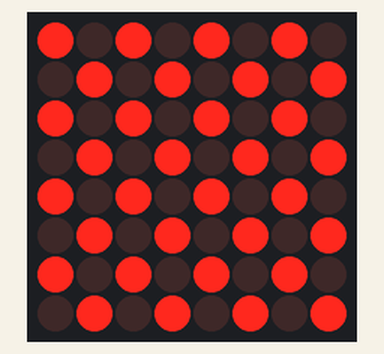
Simulated run of this sketch. Board: ATtiny85, built with avr-gcc and run on an emulated ATtiny85. On the bench: 8×8 LED matrix. Wiring (inferred from the names in the program): MAX7219 LED driver (orientation assumed): data PB0; clock PB2; CS PB3.

Above: at 0.1 s.
At 0.8 s:
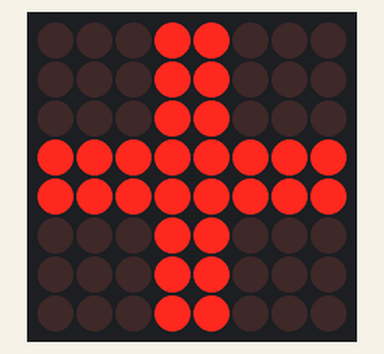
At 1.5 s:
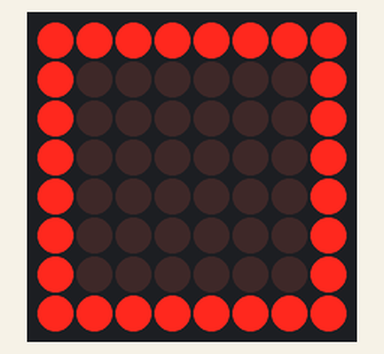
At 2.2 s:
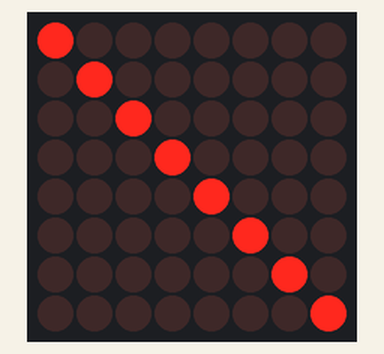

Measured:
- by itself, everything shown: repeats every 6.8 s, in 68 steps
- what the display in image 1 shows lasts 0.7 s, from 0.7 s to 1.4 s

The sketch:

SK75_Patterns.ino
```cpp
/*
  Softera Lab · Matrix Solder Kit · SK-75
  Static patterns + simple bounce — good first flash / soldering check.

  Same pin map as SK75_Demo:
    DIN = D0 (PB0) · CS = D3 (PB3) · CLK = D2 (PB2)
*/

#include "SoftteraMax7219.h"

static const uint8_t PIN_DIN = 0;
static const uint8_t PIN_CS  = 3;
static const uint8_t PIN_CLK = 2;

SoftteraMax7219 matrix(PIN_DIN, PIN_CS, PIN_CLK, 1);

const uint8_t PATTERNS[][8] PROGMEM = {
  { // checker
    0b10101010, 0b01010101, 0b10101010, 0b01010101,
    0b10101010, 0b01010101, 0b10101010, 0b01010101
  },
  { // cross
    0b00011000, 0b00011000, 0b00011000, 0b11111111,
    0b11111111, 0b00011000, 0b00011000, 0b00011000
  },
  { // border
    0b11111111, 0b10000001, 0b10000001, 0b10000001,
    0b10000001, 0b10000001, 0b10000001, 0b11111111
  },
  { // diagonal
    0b10000000, 0b01000000, 0b00100000, 0b00010000,
    0b00001000, 0b00000100, 0b00000010, 0b00000001
  }
};

void showPat(uint8_t idx) {
  for (uint8_t r = 0; r < 8; r++) {
    matrix.setRow(0, r, pgm_read_byte(&PATTERNS[idx][r]));
  }
  matrix.show();
}

void setup() {
  matrix.begin(5);
}

void loop() {
  for (uint8_t i = 0; i < 4; i++) {
    showPat(i);
    delay(700);
  }

  // bouncing pixel
  int8_t x = 0, y = 0, dx = 1, dy = 1;
  for (uint8_t n = 0; n < 64; n++) {
    matrix.clear();
    matrix.setPixel(x, y, true);
    matrix.show();
    x = (int8_t)(x + dx);
    y = (int8_t)(y + dy);
    if (x <= 0 || x >= 7) dx = (int8_t)-dx;
    if (y <= 0 || y >= 7) dy = (int8_t)-dy;
    delay(55);
  }
}
```

SoftteraMax7219.h
```cpp
/*
  Softtera Lab · Matrix Solder Kit SK-75
  Bit-bang MAX7219 driver for ATtiny85 / 45 / 25 (Arduino pin numbers).

  Default SoftSPI (change in the sketch if your PCB revision differs):
    DIN → PB0  (Arduino D0, physical pin 5 / MOSI)
    CS  → PB3  (Arduino D3, physical pin 2)
    CLK → PB2  (Arduino D2, physical pin 7 / SCK)

  Expansion silkscreen: GND · OUT · 5V · CS · IN · SCK
  Daisy-chain: OUT of this board → IN of the next (share 5V, GND, CS, SCK).
*/

#pragma once
#include <Arduino.h>

class SoftteraMax7219 {
public:
  SoftteraMax7219(uint8_t dinPin, uint8_t csPin, uint8_t clkPin, uint8_t deviceCount = 1)
    : _din(dinPin), _cs(csPin), _clk(clkPin), _devices(deviceCount) {}

  void begin(uint8_t intensity = 5) {
    pinMode(_din, OUTPUT);
    pinMode(_cs, OUTPUT);
    pinMode(_clk, OUTPUT);
    digitalWrite(_cs, HIGH);
    digitalWrite(_clk, LOW);
    digitalWrite(_din, LOW);

    writeAll(0x0C, 0x00); // shutdown while init
    writeAll(0x0F, 0x00); // test off
    writeAll(0x09, 0x00); // no BCD decode
    writeAll(0x0B, 0x07); // scan digits 0..7
    setIntensity(intensity);
    clear();
    writeAll(0x0C, 0x01); // normal op
  }

  void setIntensity(uint8_t v) {
    if (v > 15) v = 15;
    writeAll(0x0A, v);
  }

  uint8_t deviceCount() const { return _devices; }

  void clear() {
    for (uint8_t d = 0; d < _devices; d++) {
      for (uint8_t r = 0; r < 8; r++) _buf[d][r] = 0;
    }
    show();
  }

  void setPixel(int8_t x, int8_t y, bool on) {
    if (y < 0 || y > 7 || x < 0) return;
    uint8_t d = (uint8_t)x / 8;
    uint8_t col = (uint8_t)x % 8;
    if (d >= _devices) return;
    uint8_t mask = (uint8_t)(1 << (7 - col));
    if (on) _buf[d][y] |= mask;
    else _buf[d][y] &= (uint8_t)~mask;
  }

  void setRow(uint8_t device, uint8_t row, uint8_t value) {
    if (device >= _devices || row > 7) return;
    _buf[device][row] = value;
  }

  void fill(bool on) {
    uint8_t v = on ? 0xFF : 0x00;
    for (uint8_t d = 0; d < _devices; d++) {
      for (uint8_t r = 0; r < 8; r++) _buf[d][r] = v;
    }
    show();
  }

  void show() {
    for (uint8_t row = 0; row < 8; row++) {
      digitalWrite(_cs, LOW);
      for (int8_t d = (int8_t)_devices - 1; d >= 0; d--) {
        shiftOutByte((uint8_t)(row + 1));
        shiftOutByte(_buf[d][row]);
      }
      digitalWrite(_cs, HIGH);
    }
  }

private:
  static const uint8_t kMax = 4;
  uint8_t _din, _cs, _clk, _devices;
  uint8_t _buf[kMax][8];

  void shiftOutByte(uint8_t value) {
    for (int8_t i = 7; i >= 0; i--) {
      digitalWrite(_din, (value >> i) & 1);
      digitalWrite(_clk, HIGH);
      digitalWrite(_clk, LOW);
    }
  }

  void writeAll(uint8_t reg, uint8_t data) {
    digitalWrite(_cs, LOW);
    for (uint8_t d = 0; d < _devices; d++) {
      shiftOutByte(reg);
      shiftOutByte(data);
    }
    digitalWrite(_cs, HIGH);
  }
};
```
